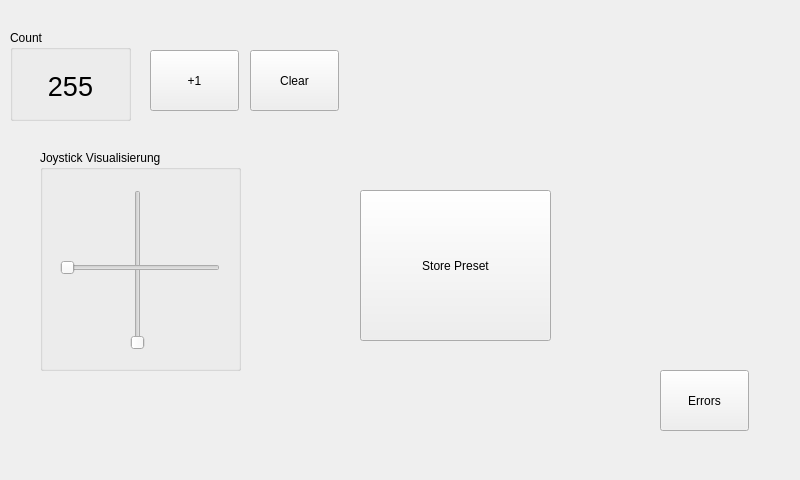
<?xml version="1.0" encoding="UTF-8"?>
<ui version="4.0">
 <class>View</class>
 <widget class="QWidget" name="View">
  <property name="geometry">
   <rect>
    <x>0</x>
    <y>0</y>
    <width>800</width>
    <height>480</height>
   </rect>
  </property>
  <property name="cursor">
   <cursorShape>BlankCursor</cursorShape>
  </property>
  <property name="windowTitle">
   <string>View</string>
  </property>
  <widget class="QGroupBox" name="groupBox">
   <property name="geometry">
    <rect>
     <x>10</x>
     <y>30</y>
     <width>121</width>
     <height>91</height>
    </rect>
   </property>
   <property name="title">
    <string>Count</string>
   </property>
   <layout class="QGridLayout" name="gridLayout">
    <item row="0" column="0">
     <widget class="QLabel" name="label">
      <property name="minimumSize">
       <size>
        <width>50</width>
        <height>50</height>
       </size>
      </property>
      <property name="font">
       <font>
        <pointsize>20</pointsize>
       </font>
      </property>
      <property name="text">
       <string>255</string>
      </property>
      <property name="alignment">
       <set>Qt::AlignCenter</set>
      </property>
     </widget>
    </item>
   </layout>
  </widget>
  <widget class="QPushButton" name="pbInc">
   <property name="geometry">
    <rect>
     <x>150</x>
     <y>50</y>
     <width>89</width>
     <height>61</height>
    </rect>
   </property>
   <property name="text">
    <string>+1</string>
   </property>
  </widget>
  <widget class="QPushButton" name="pbClear">
   <property name="geometry">
    <rect>
     <x>250</x>
     <y>50</y>
     <width>89</width>
     <height>61</height>
    </rect>
   </property>
   <property name="text">
    <string>Clear</string>
   </property>
  </widget>
  <widget class="QGroupBox" name="groupBox_2">
   <property name="geometry">
    <rect>
     <x>40</x>
     <y>150</y>
     <width>201</width>
     <height>221</height>
    </rect>
   </property>
   <property name="title">
    <string>Joystick Visualisierung</string>
   </property>
   <widget class="QSlider" name="vSlider">
    <property name="geometry">
     <rect>
      <x>90</x>
      <y>40</y>
      <width>16</width>
      <height>160</height>
     </rect>
    </property>
    <property name="maximum">
     <number>10000</number>
    </property>
    <property name="orientation">
     <enum>Qt::Vertical</enum>
    </property>
   </widget>
   <widget class="QSlider" name="hSlider">
    <property name="geometry">
     <rect>
      <x>20</x>
      <y>110</y>
      <width>160</width>
      <height>16</height>
     </rect>
    </property>
    <property name="maximum">
     <number>10000</number>
    </property>
    <property name="orientation">
     <enum>Qt::Horizontal</enum>
    </property>
   </widget>
  </widget>
  <widget class="QPushButton" name="pbErrors">
   <property name="geometry">
    <rect>
     <x>660</x>
     <y>370</y>
     <width>89</width>
     <height>61</height>
    </rect>
   </property>
   <property name="text">
    <string>Errors</string>
   </property>
  </widget>
  <widget class="QPushButton" name="storePreset">
   <property name="geometry">
    <rect>
     <x>360</x>
     <y>190</y>
     <width>191</width>
     <height>151</height>
    </rect>
   </property>
   <property name="text">
    <string>Store Preset</string>
   </property>
  </widget>
 </widget>
 <layoutdefault spacing="6" margin="11"/>
 <resources/>
 <connections/>
</ui>
